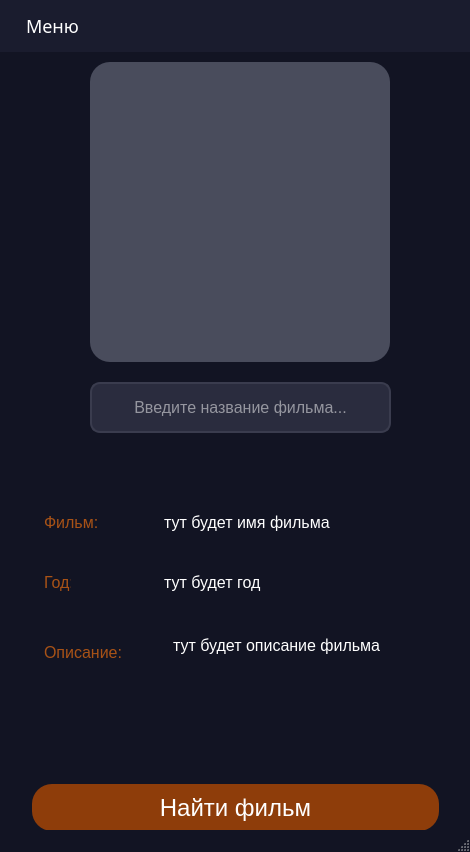
<?xml version="1.0" encoding="UTF-8"?>
<ui version="4.0">
 <class>FilmByNameWindow</class>
 <widget class="QMainWindow" name="FilmByNameWindow">
  <property name="geometry">
   <rect>
    <x>0</x>
    <y>0</y>
    <width>470</width>
    <height>852</height>
   </rect>
  </property>
  <property name="windowTitle">
   <string>Api - app</string>
  </property>
  <property name="styleSheet">
   <string notr="true">/* Основной фон окна */
QMainWindow {
    background-color: #121423;
}

/* СТИЛЬ КНОПКИ (у вас уже есть, оставляем) */
QPushButton {
    background-color: #8e3d0a; 
    color: white; 
    border-radius: 20px;
    font-size: 24px;
    margin: 2px;
}

QPushButton:hover {
    background-color: #a85216;
}

QPushButton:pressed {
    background-color: #6b2e08;
    margin-top: 4px;
    margin-left: 4px;
}

/* СТИЛЬ МЕНЮ БАРА (верхняя панель) */
QMenuBar {
    background-color: #1a1c2e;
    color: #ffffff;
    font-family: 'Corbel';
    font-size: 18px;
    padding: 5px;
}

QMenuBar::item {
    background-color: transparent;
    padding: 8px 15px;
    border-radius: 5px;
    color: #ffffff;
}

QMenuBar::item:selected {
    background-color: rgba(142, 61, 10, 0.7); /* Полупрозрачный оранжевый */
    color: white;
}

QMenuBar::item:pressed {
    background-color: #8e3d0a; /* Тот же цвет что и кнопка */
}

/* СТИЛЬ ВЫПАДАЮЩЕГО МЕНЮ */
QMenu {
    background-color: #1a1c2e;
    border: 1px solid #2a2c3e;
    border-radius: 8px;
    padding: 5px;
    color: white;
}

QMenu::item {
    background-color: transparent;
    padding: 10px 20px;
    margin: 2px;
    border-radius: 5px;
    font-size: 16px;
    color: white;
}

QMenu::item:selected {
    background-color: rgba(142, 61, 10, 0.7); /* Полупрозрачный оранжевый */
    color: white;
}

QMenu::item:pressed {
    background-color: #8e3d0a; /* Тот же цвет что и кнопка */
}

QMenu::separator {
    height: 1px;
    background-color: #2a2c3e;
    margin: 5px 10px;
}

/* СТИЛЬ ЭЛЕМЕНТОВ МЕНЮ (действий) */
QAction {
    color: white;
    font-size: 16px;
}

/* СТИЛЬ МЕТКИ ДЛЯ ИЗОБРАЖЕНИЯ */
QLabel {
    background-color: #494c5c; 
    border-radius: 20px;
    color: white;
    font-size: 14px;
    padding: 10px;
    font-family: Arial;
}</string>
  </property>
  <widget class="QWidget" name="centralwidget">
   <property name="styleSheet">
    <string notr="true">background-color: #121423;</string>
   </property>
   <widget class="QPushButton" name="find_movie_button">
    <property name="geometry">
     <rect>
      <x>30</x>
      <y>730</y>
      <width>411</width>
      <height>51</height>
     </rect>
    </property>
    <property name="font">
     <font>
      <pointsize>-1</pointsize>
     </font>
    </property>
    <property name="styleSheet">
     <string notr="true">QPushButton {
    background-color: #8e3d0a; 
    color: white; 
    border-radius: 20px;
    font-size: 24px;
    margin: 2px;
}

QPushButton:hover {
    background-color: #a85216;
}

QPushButton:pressed {
    background-color: #6b2e08;
    margin-top: 4px;
    margin-left: 4px;
}</string>
    </property>
    <property name="text">
     <string>Найти фильм</string>
    </property>
    <property name="autoRepeatInterval">
     <number>100</number>
    </property>
   </widget>
   <widget class="QLabel" name="label_poster">
    <property name="geometry">
     <rect>
      <x>90</x>
      <y>10</y>
      <width>300</width>
      <height>300</height>
     </rect>
    </property>
    <property name="minimumSize">
     <size>
      <width>300</width>
      <height>300</height>
     </size>
    </property>
    <property name="maximumSize">
     <size>
      <width>300</width>
      <height>300</height>
     </size>
    </property>
    <property name="styleSheet">
     <string notr="true">background-color: #494c5c; 
    border-radius: 20px;
    color: white;
    font-size: 14px;
    padding: 10px;
    font-family: Arial;</string>
    </property>
    <property name="text">
     <string/>
    </property>
    <property name="scaledContents">
     <bool>true</bool>
    </property>
    <property name="alignment">
     <set>Qt::AlignCenter</set>
    </property>
    <property name="wordWrap">
     <bool>true</bool>
    </property>
   </widget>
   <widget class="QLabel" name="label_film_title">
    <property name="geometry">
     <rect>
      <x>30</x>
      <y>450</y>
      <width>81</width>
      <height>41</height>
     </rect>
    </property>
    <property name="styleSheet">
     <string notr="true">color: #a85216; font-size: 16px;</string>
    </property>
    <property name="text">
     <string>Фильм:</string>
    </property>
   </widget>
   <widget class="QLabel" name="label_name">
    <property name="geometry">
     <rect>
      <x>150</x>
      <y>450</y>
      <width>300</width>
      <height>41</height>
     </rect>
    </property>
    <property name="styleSheet">
     <string notr="true">color: white; font-size: 16px;</string>
    </property>
    <property name="text">
     <string>тут будет имя фильма</string>
    </property>
   </widget>
   <widget class="QLabel" name="label_year_title">
    <property name="geometry">
     <rect>
      <x>30</x>
      <y>510</y>
      <width>51</width>
      <height>41</height>
     </rect>
    </property>
    <property name="styleSheet">
     <string notr="true">color: #a85216; font-size: 16px;</string>
    </property>
    <property name="text">
     <string>Год: </string>
    </property>
   </widget>
   <widget class="QLabel" name="label_year">
    <property name="geometry">
     <rect>
      <x>150</x>
      <y>510</y>
      <width>300</width>
      <height>41</height>
     </rect>
    </property>
    <property name="styleSheet">
     <string notr="true">color: white; font-size: 16px; </string>
    </property>
    <property name="text">
     <string>тут будет год</string>
    </property>
   </widget>
   <widget class="QLabel" name="label_desc_title">
    <property name="geometry">
     <rect>
      <x>30</x>
      <y>580</y>
      <width>101</width>
      <height>41</height>
     </rect>
    </property>
    <property name="styleSheet">
     <string notr="true">color: #a85216; font-size: 16px;</string>
    </property>
    <property name="text">
     <string>Описание:</string>
    </property>
   </widget>
   <widget class="QLabel" name="label_description">
    <property name="geometry">
     <rect>
      <x>159</x>
      <y>570</y>
      <width>291</width>
      <height>150</height>
     </rect>
    </property>
    <property name="styleSheet">
     <string notr="true">color: white; font-size: 16px;</string>
    </property>
    <property name="inputMethodHints">
     <set>Qt::ImhNone</set>
    </property>
    <property name="text">
     <string>тут будет описание фильма</string>
    </property>
    <property name="alignment">
     <set>Qt::AlignLeading|Qt::AlignLeft|Qt::AlignTop</set>
    </property>
    <property name="wordWrap">
     <bool>true</bool>
    </property>
   </widget>
   <widget class="QLineEdit" name="input_film">
    <property name="geometry">
     <rect>
      <x>90</x>
      <y>330</y>
      <width>301</width>
      <height>51</height>
     </rect>
    </property>
    <property name="font">
     <font>
      <pointsize>-1</pointsize>
     </font>
    </property>
    <property name="styleSheet">
     <string notr="true">QLineEdit {
    background-color: #2a2c3e;
    border: 2px solid #3a3c4e;
    border-radius: 10px;
    color: white;
    font-size: 16px;
    padding: 8px 15px;
    selection-background-color: #8e3d0a;
}

QLineEdit:focus {
    border: 2px solid #8e3d0a;
    background-color: #3a3c4e;
}

QLineEdit:hover {
    border: 2px solid #a85216;
}

QLineEdit::placeholder {
    color: #8b8d90;
    font-style: italic;
}</string>
    </property>
    <property name="text">
     <string/>
    </property>
    <property name="alignment">
     <set>Qt::AlignCenter</set>
    </property>
    <property name="placeholderText">
     <string>Введите название фильма...</string>
    </property>
   </widget>
  </widget>
  <widget class="QMenuBar" name="menubar">
   <property name="geometry">
    <rect>
     <x>0</x>
     <y>0</y>
     <width>470</width>
     <height>49</height>
    </rect>
   </property>
   <property name="font">
    <font>
     <family>Corbel</family>
     <pointsize>-1</pointsize>
    </font>
   </property>
   <property name="styleSheet">
    <string notr="true">color: #8b8d90;</string>
   </property>
   <widget class="QMenu" name="menu">
    <property name="title">
     <string>Меню</string>
    </property>
    <addaction name="action_random_cat"/>
    <addaction name="action_random_dog"/>
    <addaction name="action_random_film"/>
    <addaction name="action_film_by_name"/>
   </widget>
   <addaction name="menu"/>
  </widget>
  <widget class="QStatusBar" name="statusbar"/>
  <action name="action_random_cat">
   <property name="text">
    <string>Рандомный кот</string>
   </property>
   <property name="font">
    <font>
     <pointsize>16</pointsize>
    </font>
   </property>
  </action>
  <action name="action_random_dog">
   <property name="text">
    <string>Рандомная собака</string>
   </property>
   <property name="font">
    <font>
     <pointsize>16</pointsize>
    </font>
   </property>
  </action>
  <action name="action_random_film">
   <property name="text">
    <string>Рандомный фильм</string>
   </property>
   <property name="font">
    <font>
     <pointsize>16</pointsize>
    </font>
   </property>
  </action>
  <action name="action_film_by_name">
   <property name="text">
    <string>Поиск фильма</string>
   </property>
  </action>
 </widget>
 <resources/>
 <connections/>
</ui>
